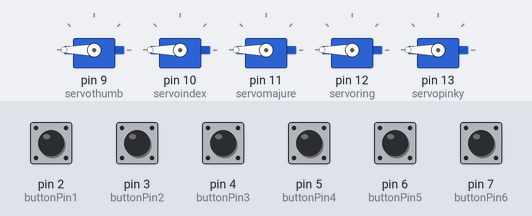
A sketch run on a simulated Arduino Uno, built with avr-gcc and run on an emulated ATmega328P. Shown: 5 × servo. The inputs (shaded band) are chosen by the test bench; at power-on: pin 2 (buttonPin1), pin 3 (buttonPin2), pin 4 (buttonPin3), pin 5 (buttonPin4), pin 6 (buttonPin5), pin 7 (buttonPin6) HIGH.

Above: at 2.2 s.
2.3 s: pin 2 (buttonPin1) pulled LOW for 0.15 s
At 3.3 s:
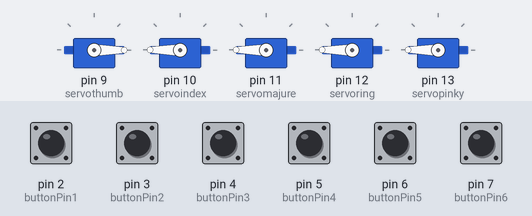
3.9 s: pin 3 (buttonPin2) pulled LOW for 0.15 s
At 4.5 s:
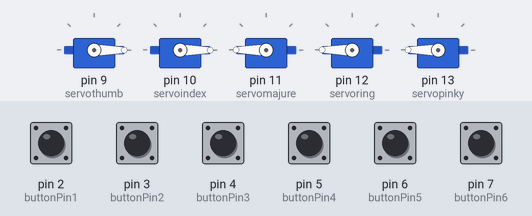
5.5 s: pin 4 (buttonPin3) pulled LOW for 0.15 s
At 5.8 s:
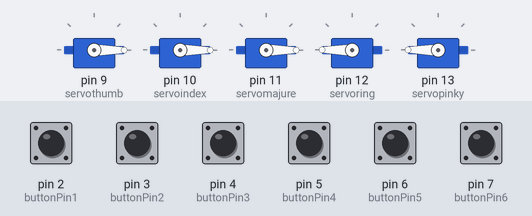
7.1 s: pin 5 (buttonPin4) pulled LOW for 0.15 s
At 8.2 s:
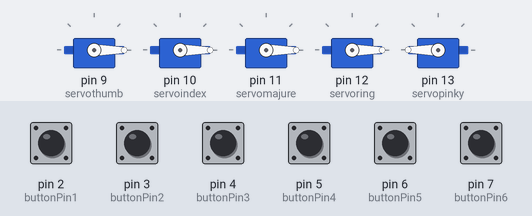
8.7 s: pin 6 (buttonPin5) pulled LOW for 0.15 s
At 9.4 s:
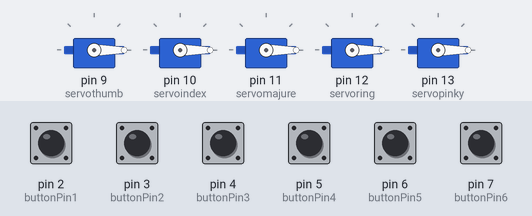
10.3 s: pin 2 (buttonPin1) pulled LOW for 1 s
At 10.6 s:
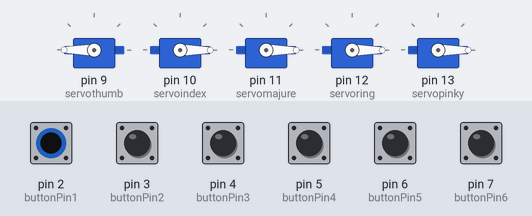
Timing chart, 0 to 13.3 s (numbered marks = the images above; inputs shaded):
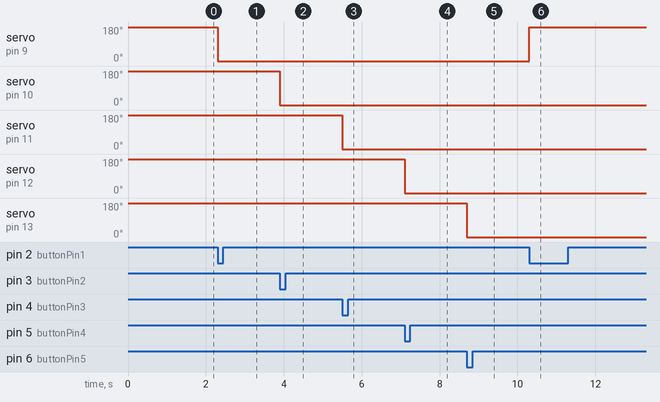

Measured:
- after the input at 2.3 s, servo on pin 9 (servothumb): 180° → 0° at once
- after the input at 3.9 s, servo on pin 10 (servoindex): 180° → 0° at once
- after the input at 5.5 s, servo on pin 11 (servomajure): 180° → 0° at once
- after the input at 7.1 s, servo on pin 12 (servoring): 180° → 0° at once
- after the input at 8.7 s, servo on pin 13 (servopinky): 180° → 0° at once
- after the input at 10.3 s, servo on pin 9 (servothumb): 0° → 180° at once

The sketch:

MyRoboticHand.ino
```cpp
#include <Servo.h>

//thumb button pin
const int buttonPin1 = 2;

//index button pin
const int buttonPin2 = 3;

//majure button pin
const int buttonPin3 = 4;
//

//ring button pin
const int buttonPin4 = 5;

//pinky button pin
const int buttonPin5 = 6;

//all button pin
const int buttonPin6 = 7;

int buttonState1 = 0;
int buttonState2 = 0;
int buttonState3 = 0;
int buttonState4 = 0;
int buttonState5 = 0;
int buttonState6 = 0;

//Assigns the servos
Servo servothumb;
Servo servoindex;
Servo servomajure;
Servo servoring;
Servo servopinky;

//Position open
int posthumb = 180;
int posindex = 180;
int posmajure = 180;
int posring = 180;
int pospinky = 180;
int posall = 180;

//Time
long tthumb = 0;
long tindex = 0;
long tmajure = 0;
long tring = 0;
long tpinky = 0;
long tall = 0;

void setup() {

  servothumb.attach(9);  // The number value changes the pins.

  servoindex.attach(10);

  servomajure.attach(11);

  servoring.attach(12);

  servopinky.attach(13);


  servothumb.write(posthumb);
  servoindex.write(posindex);
  servomajure.write(posmajure);
  servoring.write(posring);
  servopinky.write(pospinky);

  //thumb
  pinMode(buttonPin1, INPUT_PULLUP);

  //index
  pinMode(buttonPin2, INPUT_PULLUP);

  //majure
  pinMode(buttonPin3, INPUT_PULLUP);

  //ring
  pinMode(buttonPin4, INPUT_PULLUP);

  //pinky
  pinMode(buttonPin5, INPUT_PULLUP);

  //all
  pinMode(buttonPin6, INPUT_PULLUP);

  delay(1000);
}

void loop() {
  long now = millis();

  buttonState1 = digitalRead(buttonPin1);
  buttonState2 = digitalRead(buttonPin2);
  buttonState3 = digitalRead(buttonPin3);
  buttonState4 = digitalRead(buttonPin4);
  buttonState5 = digitalRead(buttonPin5);
  buttonState6 = digitalRead(buttonPin6);

  //Thumb
  if (buttonState1 == LOW && now - tthumb > 1000) {
    if (posthumb > 0) {
      posthumb = 0;
    }
    else {
      posthumb = 180;
    }
    servothumb.write(posthumb);
    tthumb = now;
  }


  //Index

  if (buttonState2 == LOW && now - tindex > 1000) {
    if (posindex > 0) {
      posindex = 0;
    }
    else {
      posindex = 180;
    }
    servoindex.write(posindex);
    tindex = now;
  }

  //Majure

  if (buttonState3 == LOW && now - tmajure > 1000) {
    if (posmajure > 0) {
      posmajure = 0;
    }
    else {
      posmajure = 180;
    }
    servomajure.write(posmajure);
    tmajure = now;
  }

  //Ring

  if (buttonState4 == LOW && now - tring > 1000) {
    if (posring > 0) {
      posring = 0;
    }
    else {
      posring = 180;
    }
    servoring.write(posring);
    tring = now;
  }

  //Pinky

  if (buttonState5 == LOW && now - tpinky > 1000) {
    if (pospinky > 0) {
      pospinky = 0;
    }
    else {
      pospinky = 180;
    }
    servopinky.write(pospinky);
    tpinky = now;
  }

  //all
  if (buttonState6 == LOW && now - tall > 1000) {
    if (posall > 0) {
      posall = 0;
    }
    else {
      posall = 180;
    }
    servothumb.write(posall);
    servoindex.write(posall);
    servomajure.write(posall);
    servoring.write(posall);
    servopinky.write(posall);

    tall = now;
  }
}
```
